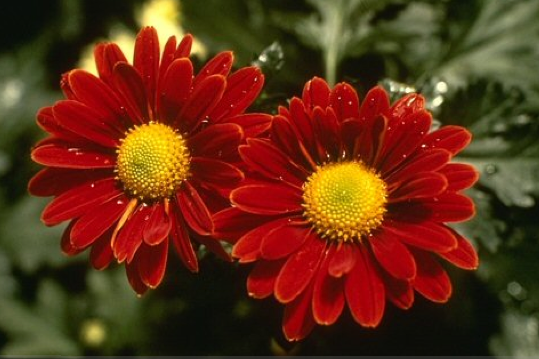
#> input picture Feature Detect/img/flowers.png, 539 x 359 px
$ python harris.py
#> lines starting #> are read from the running program, lines starting #| are printed output that depends on the picture; after the words box and inside, x2 and y2 are one past the last pixel; in counts of white or black regions, pixels touching at a corner belong together
from scipy.ndimage import filters
import numpy as np
from pylab import *
from PIL import Image
np.seterr(divide='ignore', invalid='ignore')
def compute_harris_response(im, sigma=3):
    imx = np.zeros(im.shape)  # 计算导数
    filters.gaussian_filter(im, (sigma, sigma), (0, 1), imx)
    imy = np.zeros(im.shape)
    filters.gaussian_filter(im, (sigma, sigma), (1, 0), imy)
    Wxx = filters.gaussian_filter(imx * imx, sigma)
    # 计算harris矩阵分量
    Wxy = filters.gaussian_filter(imx * imy, sigma)
    Wyy = filters.gaussian_filter(imy * imy, sigma)
    Wdet = Wxx * Wyy - Wxy ** 2  # 计算矩阵的特征值和迹
    Wtr = Wxx + Wyy
    return Wdet / Wtr


def get_harris_points(harrisim, min_dist=10, threshold=0.1):
    conner_threshold = harrisim.max() * threshold
    harrisim_t = (harrisim > conner_threshold) * 1
    # 得到特征点中大于阈值的点的坐标
    coords = np.array(harrisim_t.nonzero()).T
    # 得到特征点中大于阈值的点的值
    candidate_values = [harrisim[c[0], c[1]] for c in coords]
    # 得到索引
    index = np.argsort(candidate_values)
    allowed_locations = np.zeros(harrisim.shape)
    allowed_locations[min_dist:-min_dist, min_dist:-min_dist] = 1
    filtered_coords = []
    for i in index:
        if allowed_locations[coords[i, 0], coords[i, 1]] == 1:
            filtered_coords.append(coords[i])
            allowed_locations[(coords[i, 0] - min_dist):(coords[i, 0] + min_dist),
            (coords[i, 1] - min_dist):(coords[i, 1] + min_dist)] = 0  # 此处保证min_dist*min_dist仅仅有一个harris特征点
    return filtered_coords


def plot_harris_points(image, filtered_coords):
    figure()
    gray()
    imshow(image)
    plot([p[1] for p in filtered_coords], [p[0] for p in filtered_coords], '+')
    axis('off')
    show()


if __name__ == '__main__':
    img = np.array(Image.open('../img/flowers.png').convert('L'))
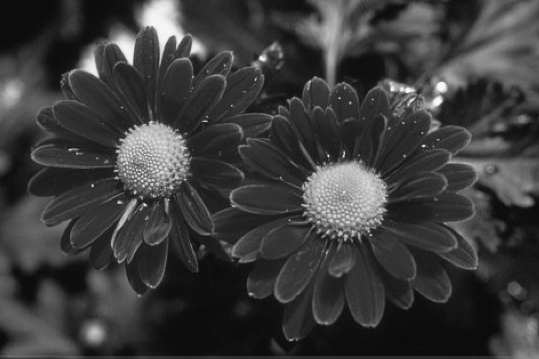
#> img: shape (359, 539); min 8, max 251, mean 59.8
    harrisim = compute_harris_response(img)
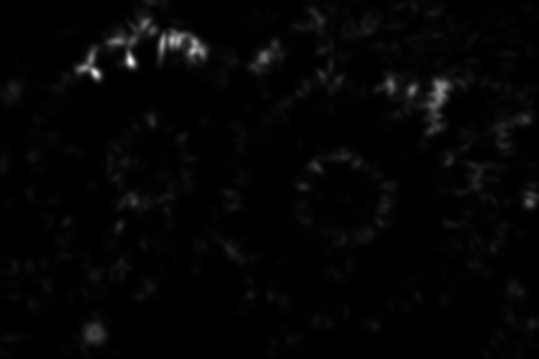
#> harrisim: shape (359, 539) float64; min 5.76e-05, max 59.73, mean 1.2; drawn with min black and max white
    print(harrisim)
#> (printed output is left out)
    filter_coords = get_harris_points(harrisim)
#> in get_harris_points, `conner_threshold = harrisim.max() * threshold`: conner_threshold = 5.97
#> in get_harris_points, `harrisim_t = (harrisim > conner_threshold) * 1`:
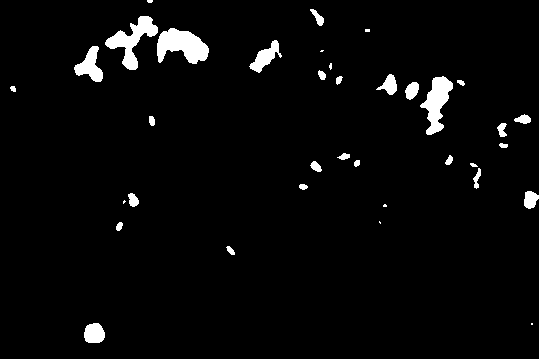
#> harrisim_t: shape (359, 539) int64; values 0 (black) and 1 (white), 3.3% white; 36 white regions (8 under 20 px), largest, box (x1, y1, x2, y2) and area: (157, 28, 209, 64) 1195, (105, 16, 158, 70) 1057, (420, 76, 453, 135) 960
#> in get_harris_points, `coords = np.array(harrisim_t.nonzero()).T`: coords = 6345 pairs, first value 0 to 342, second value 10 to 538
#> in get_harris_points, `candidate_values = [harrisim[c[0], c[1]] for c in coords]`: candidate_values = 6345 values, max 59.73 at index 2708, min 5.97 at index 3777, mean 13.28
#> in get_harris_points, `index = np.argsort(candidate_values)`: index = 6345 values, max 6344 at index 735, min 0 at index 306, mean 3172
#> the loop in get_harris_points, `for i in index:` made 6345 passes
#> i on passes 1 to 3: 3777, 37, 4158
#> after the loop in get_harris_points, `for i in index:`:
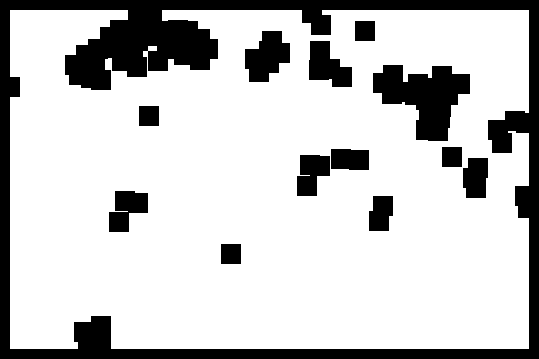
#> allowed_locations: shape (359, 539) float64; values 0 (black) and 1 (white), 78.6% white; 13 black regions, largest, box (x1, y1, x2, y2) and area: (0, 0, 539, 359) 28271, (373, 65, 470, 141) 4200, (245, 31, 290, 82) 1566
#> after the loop in get_harris_points, `for i in index:`: filtered_coords = 86 pairs, first value 13 to 342, second value 10 to 528
#> filter_coords has the same summary as filtered_coords in get_harris_points
    print(filter_coords)
#> (printed output is left out)
    plot_harris_points(img, filter_coords)
#> in plot_harris_points, `show()`:
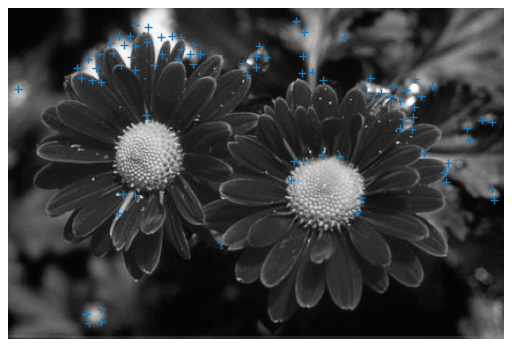
#> figure drawn by matplotlib, 1 panel

$ run again, with Feature Detect/img/ellipse1.png copied over Feature Detect/img/flowers.png
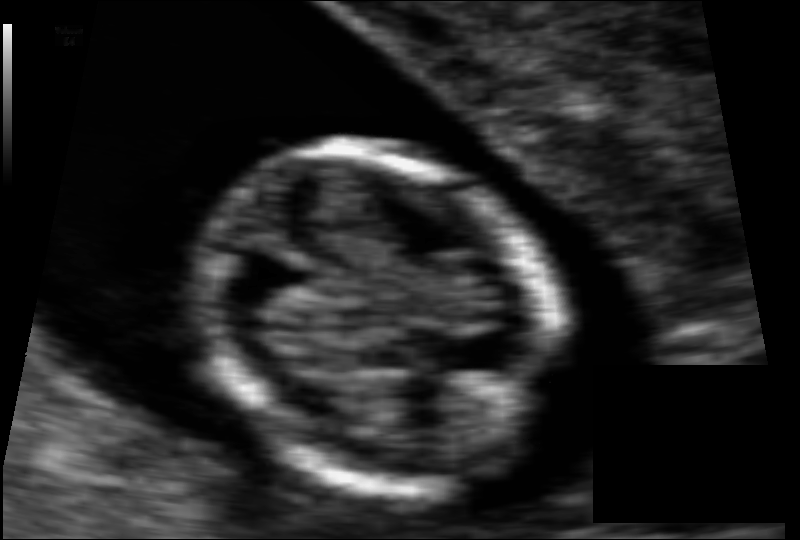
#> input picture Feature Detect/img/ellipse1.png, 800 x 540 px
#> img is the input picture: shape (540, 800); min 0, max 243, mean 33.9
#> (printed output is left out)
#> conner_threshold = nan
#> harrisim_t: shape (540, 800) int64; every value is 0
#> coords = empty array
#> candidate_values = []
#> index = empty array
#> after the loop in get_harris_points, `for i in index:`:
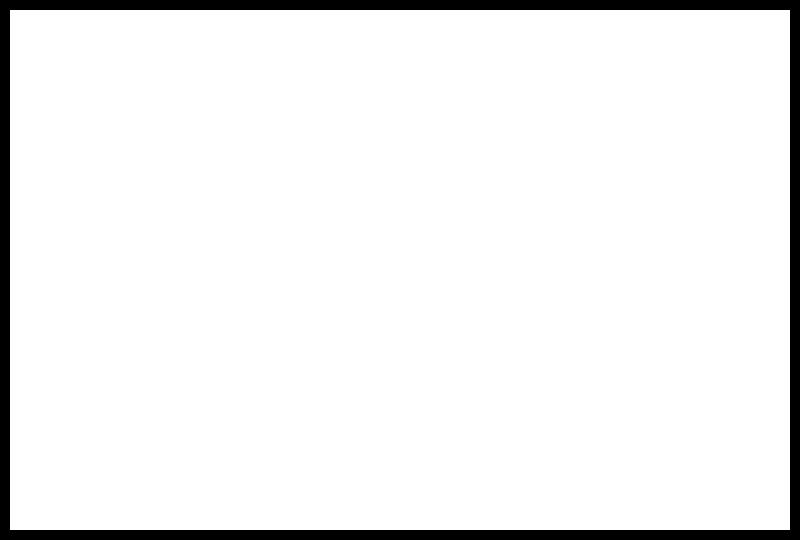
#> allowed_locations: shape (540, 800) float64; values 0 (black) and 1 (white), 93.9% white; 1 black region, box (x1, y1, x2, y2) and area: (0, 0, 800, 540) 26400
#> after the loop in get_harris_points, `for i in index:`: filtered_coords = []
#> in plot_harris_points, `show()`:
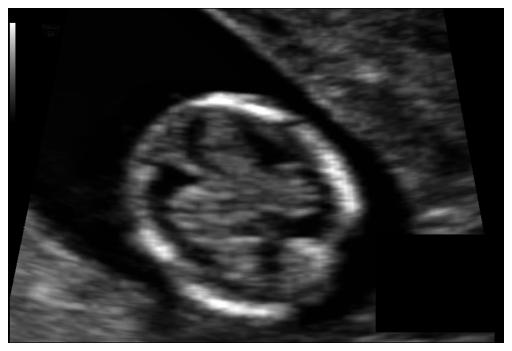
#> figure drawn by matplotlib, 1 panel
